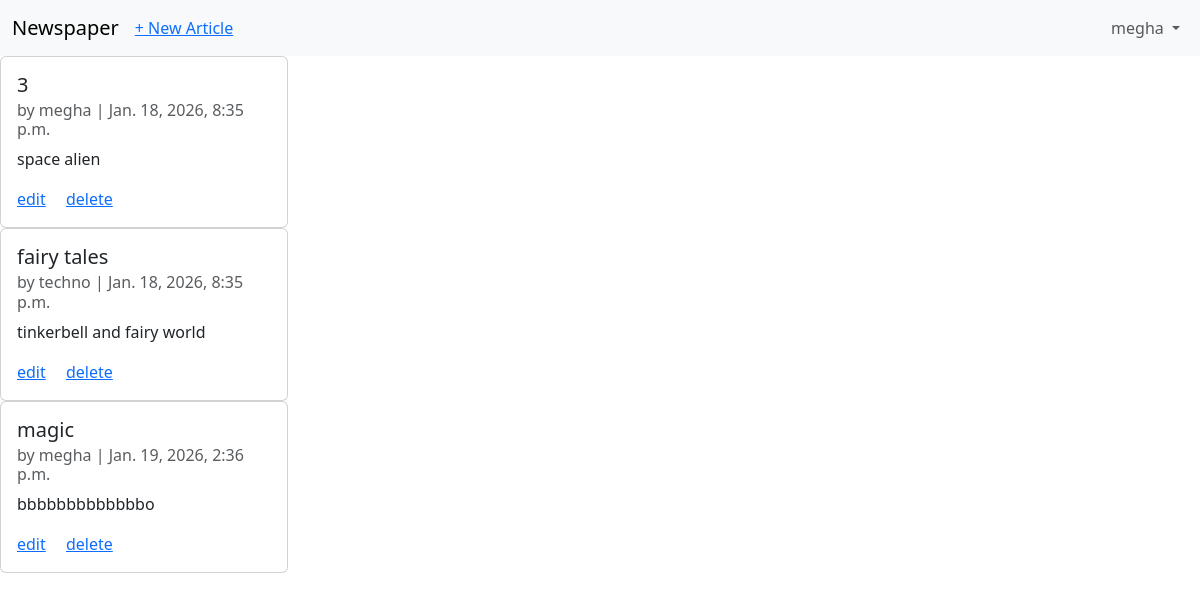
Screenshot of /article_list/ (signed in) with the database file from the repository.
### accounts/models.py (models this page shows)
class CustomUser(AbstractUser):
    phone_number = models.CharField(max_length=15, blank=True, null=True)

### articles/models.py (models this page shows, shortened)
class Article(models.Model):
    title = models.CharField(max_length=100)
    body = models.TextField()
    date = models.DateTimeField(auto_now_add=True)
    author = models.ForeignKey(get_user_model(), on_delete=models.CASCADE)

### articles/views.py (the view)
# urls.py: path('article_list/', views.articleList, name='article_list'),
def articleList(request):
    articles = Article.objects.all()
    return render(request, 'article_list.html', {'articles' : articles})

### articles/templates/article_list.html
{% extends 'base.html' %}
{% block content %}
{% for article in articles %}
<div class="card" style="width: 18rem;">
  <div class="card-body">
    <h5 class="card-title">{{article.title}}</h5>
    <h6 class="card-subtitle mb-2 text-body-secondary">by {{article.author}} | {{article.date}}</h6>
    <p class="card-text">{{article.body}}</p>
    <a href= "{% url 'article_edit' article.pk %}" class="card-link">edit</a>
    <a href="{% url 'article_delete' article.pk %}" class="card-link">delete</a>
  </div>
</div>
{% endfor %}
{% endblock content%}

### templates/base.html (shortened to what this page needs)
<!DOCTYPE html>
<html lang="en">
  <head>
    <link
      href="https://cdn.jsdelivr.net/npm/bootstrap@5.3.8/dist/css/bootstrap.min.css"
      rel="stylesheet"
    />
  </head>
  <body >
    <nav class="navbar navbar-expand-lg bg-body-tertiary">
  <div class="container-fluid">
    <a class="navbar-brand" href="#">Newspaper</a>
    {% if user.is_authenticated %}
<ul class="navbar-nav mr-auto">
<li class="nav-item"><a href="{% url 'article' %}">+ New Article</a></li>
</ul>
{% endif %}
    <div class="collapse navbar-collapse justify-content-end" id="navbarMenu">
      {% if user.is_authenticated %}
      <ul class="navbar-nav">
        <li class="nav-item dropdown">
          <a
            class="nav-link dropdown-toggle"
            href="#"
            role="button"
            data-bs-toggle="dropdown"
            aria-expanded="false"
          >
            {{ user.username }}
          </a>
        </li>
      </ul>
      {% endif %}
    </div>
  </div>
</nav>
    {% block content %} {% endblock content %}
  </body>
</html>

### rows the page displays
CustomUser: username "megha"
Article: title "3", author "megha", date "Jan. 18, 2026, 8:35 p.m.", body "space alien"
Article: title "fairy tales", author "techno", date "Jan. 18, 2026, 8:35 p.m.", body "tinkerbell and fairy world"
Article: title "magic", author "megha", date "Jan. 19, 2026, 2:36 p.m.", body "bbbbbbbbbbbbbo"
